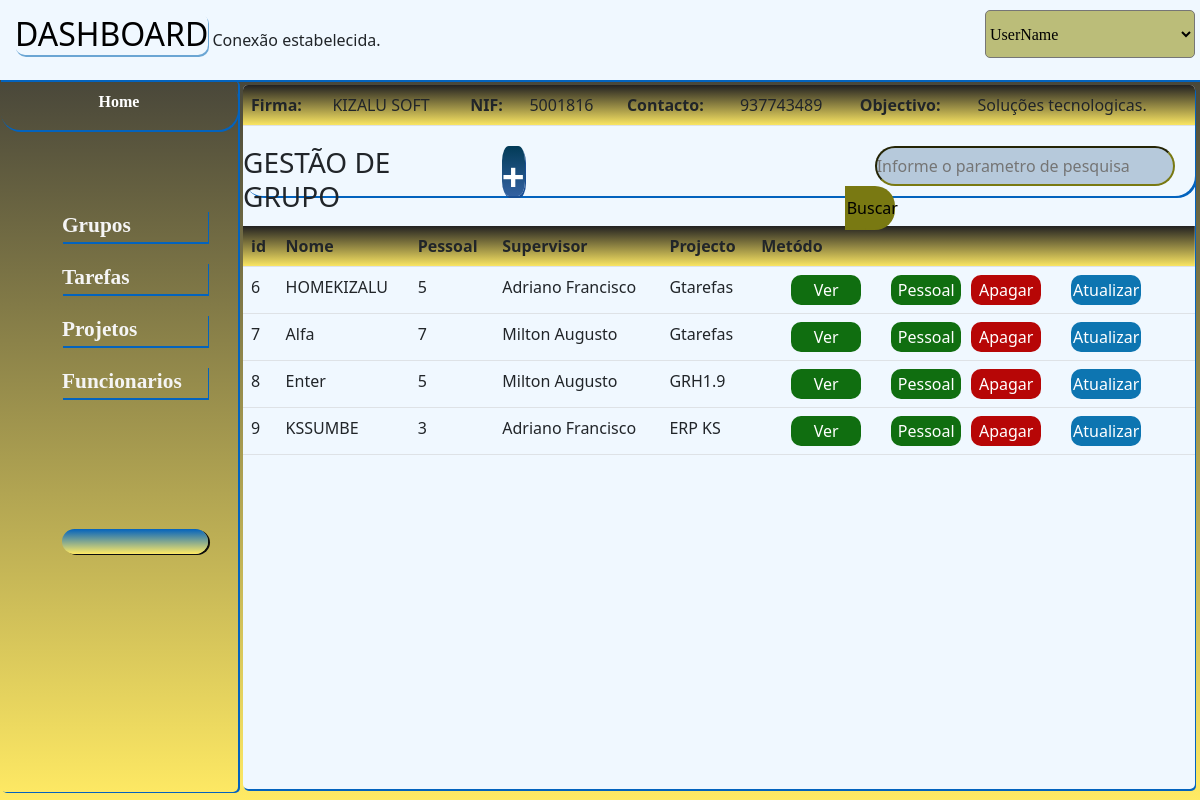
Screenshot of /view/grupos.php (signed in) with the database file from the repository.
### tables this page shows
CREATE TABLE IF NOT EXISTS `empresas` (
  `id` int NOT NULL AUTO_INCREMENT,
  `designacao` varchar(50) NOT NULL,
  `contacto` int NOT NULL,
  `responsavel` int NOT NULL,
  `objectivo` text,
  `nif` int DEFAULT NULL,
  PRIMARY KEY (`id`),
  KEY `responsavel` (`responsavel`),
  CONSTRAINT `empresas_ibfk_1` FOREIGN KEY (`responsavel`) REFERENCES `users` (`id`) ON DELETE CASCADE
);

CREATE TABLE IF NOT EXISTS `grupos` (
  `id` int NOT NULL AUTO_INCREMENT,
  `designacao` varchar(100) NOT NULL,
  `qtdPessoal` int DEFAULT '1',
  `projeto_id` int NOT NULL,
  `supervisor` int NOT NULL,
  PRIMARY KEY (`id`),
  KEY `projeto_id` (`projeto_id`),
  KEY `users_FK2` (`supervisor`),
  CONSTRAINT `grupos_ibfk_1` FOREIGN KEY (`projeto_id`) REFERENCES `projetos` (`id`) ON DELETE CASCADE,
  CONSTRAINT `users_FK2` FOREIGN KEY (`supervisor`) REFERENCES `users` (`id`)
);

CREATE TABLE IF NOT EXISTS `users` (
  `id` int NOT NULL AUTO_INCREMENT,
  `userName` varchar(100) NOT NULL,
  `passwords` varchar(255) NOT NULL,
  `tipo` enum('admin','tecnico','supervisor') DEFAULT NULL,
  PRIMARY KEY (`id`)
);

CREATE TABLE IF NOT EXISTS `projetos` (
  `id` int NOT NULL,
  `designacao` varchar(100) NOT NULL,
  `data_inicio` date NOT NULL,
  `data_conclusao` date NOT NULL,
  `descricao` text,
  `duracao` int DEFAULT '2',
  `empresa_id` int NOT NULL,
  PRIMARY KEY (`id`),
  KEY `empresa_id` (`empresa_id`),
  CONSTRAINT `projetos_ibfk_1` FOREIGN KEY (`empresa_id`) REFERENCES `empresas` (`id`) ON DELETE CASCADE
);

### view/grupos.php (the view, shortened to what this page needs)
<!DOCTYPE html>
<html lang="en">
<head>
     <link rel="stylesheet" href="../bootstrap/css/bootstrap.css">
     <link rel="stylesheet" href="dasboard.css">
     <link href='https://cdn.boxicons.com/fonts/basic/boxicons.min.css' rel='stylesheet'>
</head>
<body>
     <div class="principal">
          <div class="menuSuperio">
               <div class="user">
                    <div class="dashboard">
                         <a href="dashboard.php">DASHBOARD</a>
                         <?php
                         require_once("../controller/conexao.php");
                         $sql = "SELECT projetos.designacao AS 'projeto',users.userName AS 'supervisor',
			                            grupos.id,grupos.designacao,grupos.qtdPessoal
	                                    FROM projetos JOIN grupos ON(projetos.id=grupos.projeto_id)
	                                                  JOIN users ON(users.id=grupos.supervisor);";
                         $resultado = mysqli_query($conector, $sql);
                         $sql="SELECT *FROM empresas LIMIT 1;";
                         $empresa=mysqli_query($conector,$sql);
                         ?>
                    </div>
                    <div class="perfil">
                         <select name="" id="">
                              <option value="" selected>UserName</option>
                         </select>
                    </div>
               </div>
          </div>
          <div class="conteudo">
               <div class="menuEsquerdo">
                    <a href="index.php">
                         <li class="ativar"><strong>Home</strong></li>
                    </a>
                    <ul>
                         <a href="grupos.php">
                              <li> <i class='bxr  bx-community'></i> <strong>Grupos</strong></li>
                         </a>
                         <a href="tarefas.php">
                              <li><i class='bxr  bx-calendar-check'  ></i> <strong>Tarefas</strong></li>
                         </a>
                         <a href="projectos.php">
                              <li><i class='bxr  bx-list-square'  ></i> <strong>Projetos</strong></li>
                         </a>
                         <a href="pessoas.php">
                              <li><i class='bxr  bx-user'  ></i> <strong>Funcionarios</strong></li>
                         </a>
                        <a href="../controller/logout.php">
            <li class="sair"><i class='bx  bx-arrow-out-up-square-half'></i> </li>
          </a>
                    </ul>
               </div>
               <div class="graficos1">
                     <table class="table" style="margin-top: 0px;">
                           <thead>
                              <?php
                                 while($listae=mysqli_fetch_assoc($empresa)){
                                      $firma=$listae['designacao'];
                                      $email=$listae['objectivo'];
                                      $nif=$listae['nif'];
                                      $telefone=$listae['contacto'];
                                  echo" <th>Firma: <td>$firma</td></th><th>NIF: <td>$nif</td></th><th>Contacto: <td>$telefone</td></th><th>Objectivo: <td>$email</td></th>";
                                 }
                             ?>
                           </thead>
                     </table>
                    <form action="" method="get" class="form">
                         <h3>GESTÃO DE GRUPO</h3>
                     <a href="grupoCriar.php"><strong>+</strong></a>
                         <div class="gsearch">
                              <input type="text" name="search" placeholder="Informe o parametro de pesquisa" required>
                              <button type="submit">Buscar</button>
                         </div>
                    </form>
                    <table class="table">
                         <thead>
                              <th>id</th>
                              <th>Nome</th>
                               <th>Pessoal</th>
                              <th>Supervisor</th>
                              <th>Projecto</th>
                              <th>Metódo</th>
                         </thead>
                         <tbody>
                              <?php
                              while ($dados = mysqli_fetch_assoc($resultado)) {
                                   $id = $dados['id'];
                                   $nome = $dados['designacao'];
                                   $projeto = $dados['projeto'];
                                   $pessoal = $dados['qtdPessoal'];
                                   $supervisor= $dados['supervisor'];
                                   echo "  <tr>
                                             <td>$id</td>
                                             <td>$nome</td>
                                             <td>$pessoal</td>
                                             <td>$supervisor</td>
                                             <td>$projeto</td>
                                             <td>
                                             <div>
                                             <form action='grupoPessoal.php' method='post'>
                                                   <input type='hidden' name='idGrupo' value=$id>
                                                    <button type='submit' class='pessoal' >Ver</button>
                                               </form>
                                                <form action='addPessoal.php' method='post'>
                                                   <input type='hidden' name='idGrupo' value=$id>
                                                    <button type='submit' class='pessoal' >Pessoal</button>
                                               </form>
                                             <button type='button' class=apagar  data-bs-toggle='modal' data-bs-target='#exampleModal$id'><i class=bxr  bx-trash-x></i> Apagar</button>
<div class='modal fade' id='exampleModal$id' tabindex='-1' aria-labelledby='exampleModalLabel' aria-hidden='true' >
        <h5 class='modal-title' id='exampleModalLabel'>Desejas  apagar o grupo $nome ?</h5>
           <input type='hidden' value='$id' name='idcode'>
</div>
                                   <form action='../controller/grupoController/updateGrupo.php' method='post'>
                                        <input type='hidden' value='$id' name='idcode'>
                                                        <button type=submit class=atualizar><i class=bxr bx-pencil-square></i>Atualizar</button>
                                   </form>
                                               </div>
                                             </td>
                                        </tr>";
                              }
                              ?>
                         </tbody>
                    </table>
               </div>
          </div>
     </div>
</body>
</html>

### rows the page displays
empresas: designacao "KIZALU SOFT", nif "5001816", contacto "937743489", objectivo "Soluções tecnologicas."
grupos: id "6", designacao "HOMEKIZALU", qtdPessoal "5", supervisor.userName "Adriano Francisco", projeto.designacao "Gtarefas"
grupos: id "7", designacao "Alfa", qtdPessoal "7", supervisor.userName "Milton Augusto", projeto.designacao "Gtarefas"
grupos: id "8", designacao "Enter", qtdPessoal "5", supervisor.userName "Milton Augusto", projeto.designacao "GRH1.9"
grupos: id "9", designacao "KSSUMBE", qtdPessoal "3", supervisor.userName "Adriano Francisco", projeto.designacao "ERP KS"
